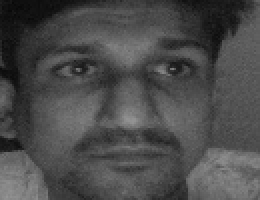
#> input picture Face Recognition using OpenCV/datasets/khnjn/0.jpg, 130 x 100 px, given in place of the camera (shown 2 times larger)
$ python create_data.py
#> lines starting #> are read from the running program, lines starting #| are printed output that depends on the picture; after the words box and inside, x2 and y2 are one past the last pixel; in counts of white or black regions, pixels touching at a corner belong together
import cv2, os
haar_file = 'haarcascade_frontalface_default.xml'
datasets = 'datasets'
sub_data = 'khnjn'

path = os.path.join(datasets, sub_data)
if not os.path.isdir(path):
    os.mkdir(path)
(width, height) = (130, 100)


face_cascade = cv2.CascadeClassifier(haar_file)
webcam = cv2.VideoCapture(0)

count = 1
while count < 31:
    print(count)
    (_, im) = webcam.read()
#> im is the input picture: shape (100, 130, 3); min 8, max 148, mean 75.1
    gray = cv2.cvtColor(im, cv2.COLOR_BGR2GRAY)
    faces = face_cascade.detectMultiScale(gray, 1.3, 4)
#> faces = [[18, 8, 89, 89]]
    for (x,y,w,h) in faces:
        cv2.rectangle(im,(x,y),(x+w,y+h),(255,0,0),2)
        face = gray[y:y + h, x:x + w]
        face_resize = cv2.resize(face, (width, height))
        cv2.imwrite('%s/%s.png' % (path,count), face_resize)
#> this loop made 1 pass
#> pass 1, `face = gray[y:y + h, x:x + w]`:
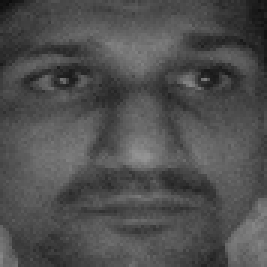
#> face: shape (89, 89) (shown 3 times larger); min 13, max 147, mean 78.8
#> pass 1, `face_resize = cv2.resize(face, (width, height))`:
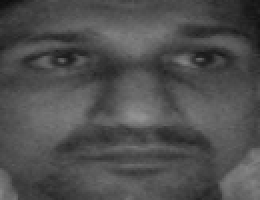
#> face_resize: shape (100, 130) (shown 2 times larger); min 15, max 146, mean 78.7
#> after the loop:
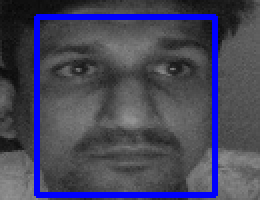
#> im: shape (100, 130, 3) (shown 2 times larger); 8.18% of pixels changed, all inside (x1, y1, x2, y2) = (17, 7, 109, 99)
    count += 1

    cv2.imshow('OpenCV', im)
    key = cv2.waitKey(10)
#> (key Esc is pressed here)
    if key == 27:
        break
webcam.release()
cv2.destroyAllWindows()
